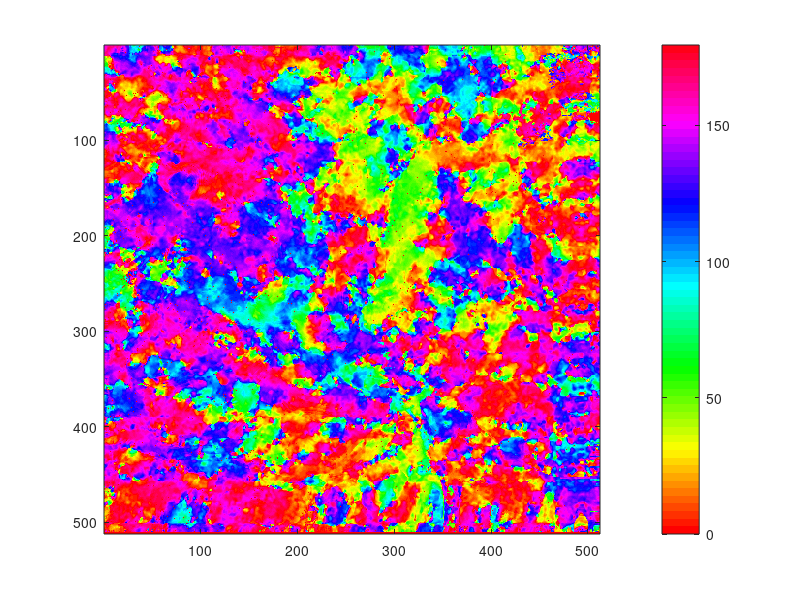
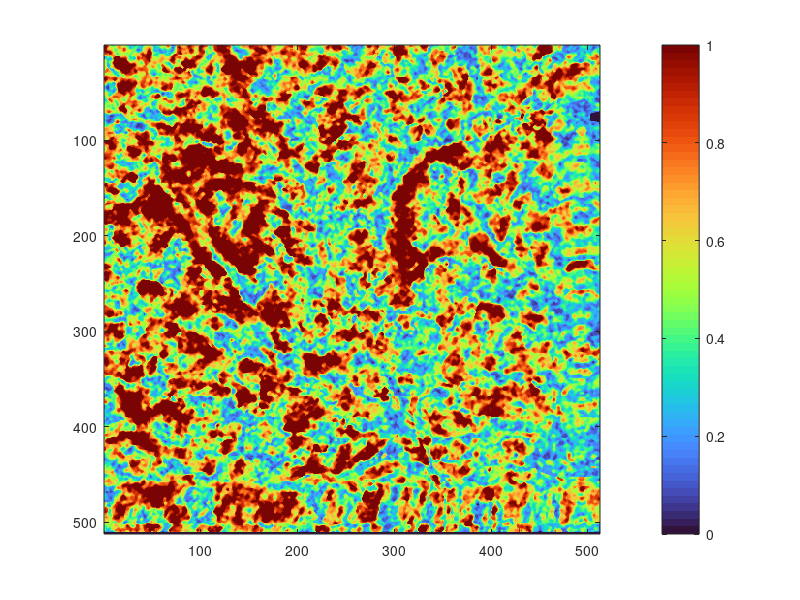

These figures' MATLAB source, in order: (Note: this script raises an error after producing the figures.)
%% Load data
close all
clearvars

dn = load('BirefringenceEncodingField.mat');
dn = dn.scalarField; % Normalised Birefringence scalar field [0:1]
OpAx = load('OpAx.mat');
OpAx = OpAx.thet; % Optical axis field [0:180 degrees]

figure(101);imagesc(OpAx);colormap('hsv');colorbar() %Use Crameri's romao cyclic colour map for better visualisation
figure(102);imagesc(dn);colormap('turbo');colorbar() %Use Ametrine colormap from MATLAB File Exchange

%% Convert optical axis orientation to X and Y components
U = cosd(OpAx);
V = -sind(OpAx);
%% DELIC

%Define param
initInterval = 4;
voronoiIteration = 20;
numSteps = 50;
stepSize = 0.1;
sigma = 1;
LB = 0.35;
verbose = 1;

[licImage,~,~] = DELIC(U,V,dn,initInterval,voronoiIteration,numSteps,stepSize,sigma,LB,verbose);

%% Normalise DELIC image 
Vmax = max(licImage(:));
Vmin = min(licImage(:));
licImage = licImage - Vmin;
licImage = licImage / Vmax;
licImage = imadjust(licImage);
figure(112);imshow(licImage); colormap(gray)

%% Optional: Apply colour to DELIC image 
figure(113);
cmap = colormap('hsv'); % We recommend Crameri's romao cyclic colour map OR one of the cyclic maps in colorcet 
colorImage = GenerateColorDELIC(OpAx, licImage, cmap);
imshow(imlocalbrighten(colorImage,0.15));
